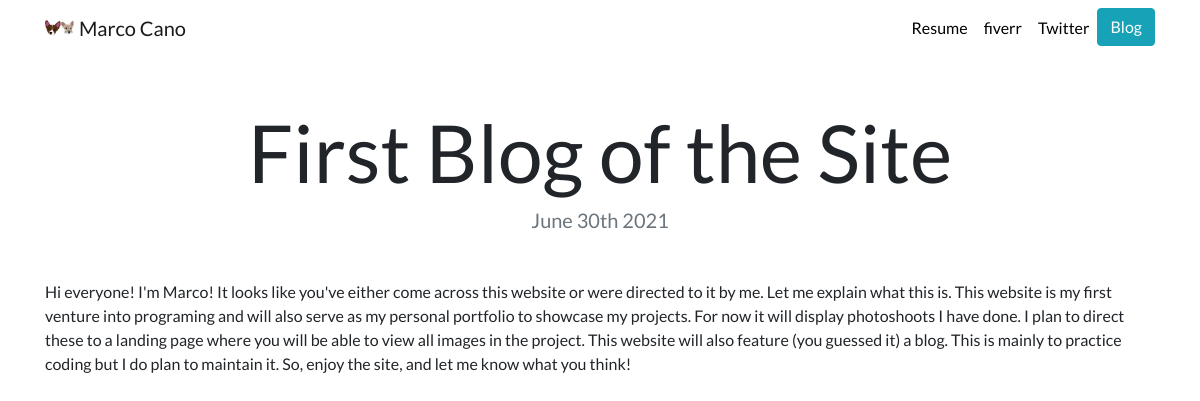
Page /blog/3/ on the committed database.
### blog/models.py (models this page shows, shortened)
class Blog(models.Model):
        title = models.CharField(max_length=200)
        description = models.TextField()
        date = models.DateField()

### blog/views.py (the view)
# urls.py: path('<int:blog_id>/', views.detail, name='detail'),
def detail(request, blog_id):
    blog = get_object_or_404(Blog, pk=blog_id)
    return render(request, 'blog/detail.html',{'blog':blog})

### blog/templates/blog/detail.html
{% extends "portfolio/base.html" %}
{% load static %}
{% block content %}
<h1 class="text-center mt-5" id="blogdetailtitle">{{ blog.title }}</h1>
<h5 class="text-center text-muted mb-5">{{ blog.date|date:'F jS Y' }}</h5>
{{ blog.description|safe }}
{% endblock %}

### portfolio/static/portfolio/custom.css (style rules this page uses)
body { font-family: 'Lato', sans-serif; }
@media (min-width: 992px) { #blogdetailtitle { font-size: 5rem; } }

### rows in the picture
Blog: title "First Blog of the Site", date "June 30th 2021", description "Hi everyone! I'm Marco! It looks like you've either come across this website or were directed to it by me. Let me explain what this is. This website is my first venture into programing and will also serve as my personal portfolio to showcase my projects. For now it will display photoshoots I have done. I plan to direct these to a landing page where you will be able to view all images in the project. This website will also feature (you guessed it) a blog. This is mainly to practice coding but I do plan to maintain it. So, enjoy the site, and let me know what you think!"
